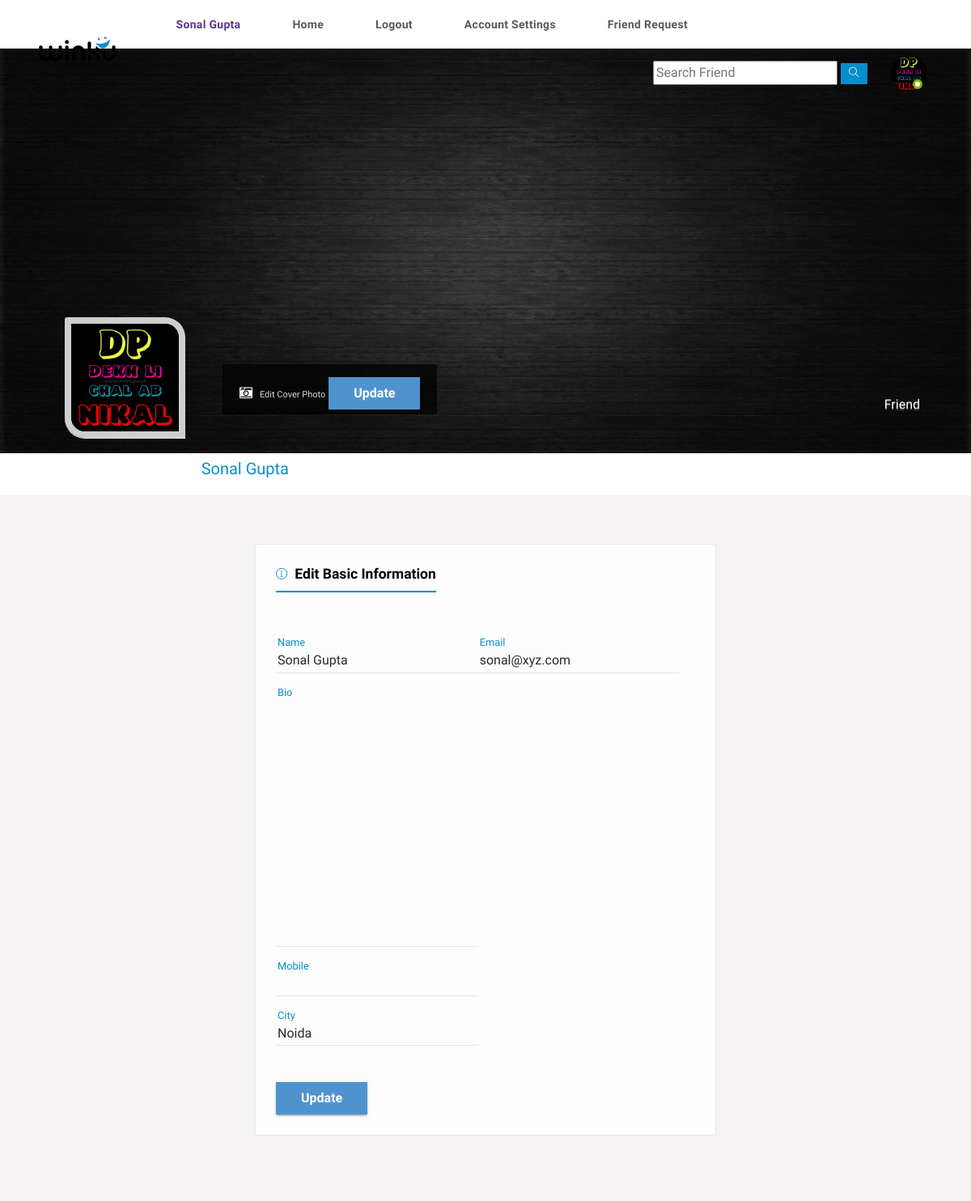
The app's page /edit_profile (signed in) with its own data.
### users/models.py (models this page shows, shortened)
class Profile(models.Model):
    user = models.OneToOneField(User,on_delete=models.CASCADE)
    id = models.UUIDField(primary_key=True,default=uuid.uuid4,editable=False)
    friends =models.ManyToManyField(User,blank=True,null=True,related_name='friends')
    friend_request = models.ManyToManyField(User,blank=True,null=True,related_name='friend_request')
    email = models.CharField(blank=True,null=True,max_length=200)
    name = models.CharField(blank=True,null=True,max_length=200)
    bio = models.TextField(blank=True,null=True)
    mobile = models.CharField(blank=True,null=True,max_length=100)
    thumbimg = models.ImageField(upload_to='thumbnail',default='thumbnail/thumb.jpg')
    profilepic = models.ImageField(upload_to='profile_pic',default='profile_pic/user.png')
    city = models.CharField(blank=True,null=True,max_length=40)

### users/views.py (the view)
# urls.py: path('edit_profile',views.edit_profile,name='edit_profile'),
def edit_profile(request):
    user_info = Profile.objects.get(user=request.user)
    form = ProfileForm(instance=user_info)
    if request.method == 'POST':
        form = ProfileForm(request.POST,request.FILES,instance=user_info)
        if form.is_valid():
            form.save()
            return redirect('edit_profile')
    context = {
        'user_info':user_info,
        'form':form
    }
    return render(request,'edit_profile.html',context)

### users/form.py
class ProfileForm(ModelForm):
    class Meta:
        model = Profile
        fields = ['name','email','bio','mobile','city']

### users/templates/edit_profile.html (shortened to what this page needs)
{% include 'header.html'  %}
{% load static %}
	<section>
		<div class="feature-photo">
			<figure><img src="{{user_info.thumbimg.url}}" alt="" style="height: 500px;"></figure>
			<div class="add-btn">
				<span>{{user_profile.friends.all.count}} Friend</span>
			</div>
			<form class="edit-phto" method="POST" enctype="multipart/form-data" action="edit_profile_thumb">
                <i class="fa fa-camera-retro"></i>
				<label class="fileContainer" >
					Edit Cover Photo
				</label>
                <button type="submit" class="mtr-btn"><span>Update</span></button>
			</form>
			<div class="container-fluid">
				<div class="row merged">
					<div class="col-lg-2 col-sm-3">
						<div class="user-avatar">
							<figure>
								<img src="{{user_info.profilepic.url}}" alt="">
							</figure>
						</div>
					</div>
					<div class="col-lg-10 col-sm-9">
						<div class="timeline-info">
							<ul>
								<li class="admin-name">
								  <h5>{{user_info.name}}</h5>
								</li>
							</ul>
						</div>
					</div>
				</div>
			</div>
		</div>
	</section>
	<section>
		<div class="gap gray-bg">
			<div class="container-fluid">
				<div class="row">
					<div class="col-lg-12">
						<div class="row" id="page-contents">
							<div class="col-lg-3">
							</div>
							<div class="col-lg-6">
								<div class="central-meta">
									<div class="editing-info">
										<h5 class="f-title"><i class="ti-info-alt"></i> Edit Basic Information</h5>
                                        <form action="" method="POST" enctype="multipart/form-data">
                                            {% for field in form %}
                                            <div class="form-group half">
                                                {{field}}
                                                <label class="control-label" for="textarea">{{field.label}}</label><i class="mtrl-select"></i>
                                              </div>
                                            {% endfor %}
                                            <div class="submit-btns">
												<button type="submit" class="mtr-btn"><span>Update</span></button>
											</div>
                                        </form>
									</div>
								</div>
							<div class="col-lg-3">
							</div>
						</div>
					</div>
				</div>
			</div>
		</div>
	</section>

### users/templates/header.html (shortened to what this page needs)
<!DOCTYPE html>
{% load static %}
<html lang="en">
<head>
    <link rel="stylesheet" href="{% static 'css/main.min.css' %}">
    <link rel="stylesheet" href="{% static 'css/style.css' %}">
    <link rel="stylesheet" href="{% static 'css/color.css' %}">
    <link rel="stylesheet" href="{% static 'css/responsive.css' %}">
</head>
<body>
    {% if user.is_authenticated %}
    <div class="theme-layout">
        <div class="topbar stick">
            <div class="logo">
                <a title="" href=""><img src="images/logo.png" alt=""></a>
            </div>
            <div class="top-area">
                <ul class="main-menu">
                    <li >
                        <a href="{% url 'profile' user.profile.id %}" title="" style="color: #5a3693; font-weight: bold;">{{user.profile.name}}</a>
                    </li>
                    <li>
                        <a href="{% url 'home' %}" title="">Home</a>
                    </li>
                    <li>
                        <a href="{% url 'logout' %}" title="">Logout</a>
                    </li>
                    <li>
                        <a href="{% url 'edit_profile' %}" title="">account settings</a>
                    </li>
                    <li>
                        <a href="{% url 'request_list' %}" title="">Friend Request </a>
                    </li>
                </ul>
                <ul class="setting-area">
                    <li>
                        <div class="searched">
                            <form method="post" class="search">
                                <input type="text" placeholder="Search Friend">
                                <button type="button" data-ripple><i class="ti-search"></i></button>
                            </form>
                        </div>
                    </li>
                </ul>
                <div class="user-img">
                    <a href=""><img src="{{user.profile.profilepic.url}}" style="max-width: 44px; border-radius: 50%;;"  alt=""></a>
                    <span class="status f-online"></span>
                </div>
            </div>
        </div>
        {% endif %}

### static/css/color.css (style rules this page uses)
.product-carousel .owl-nav .owl-prev::before, .product-carousel .owl-nav .owl-next::before, .product-caro .owl-prev:hover:before, .product-caro .owl-next:hover:before, .log-reg-area form .forgot-pwd, .log-reg-area form .already-have, .log-reg-area > p a, .top-area > ul > li > a > span, .timeline-info > ul li a.active, .timeline-info > ul li a:hover, .dropdowns > a.more-mesg, .activity-meta > h6 a, .activity-meta > span a:hover, .friend-name > ins, .description > p a, .we-reply, .sidebar .widget li:hover > a, .sidebar .widget li:hover > i, .friend-meta > a, .user-setting > a:hover, .we-comet li a.showmore, .twiter-feed > li p a, .tutor-links > li i, .tutor-links > li:hover, .pepl-info > span, .page-meta > a, .frnds .nav-tabs .nav-item a.active, .f-title i, #work > div a, .basics > li i, .education > li i, .groups > span i, a.forgot-pwd, .friend-meta > h4 a:hover, .x_title > h2, .post-meta .detail > span, .add-btn > a:hover, .top-area > ul.main-menu > li > ul li a:hover, .dropdowns.active > a i, .user-setting > a i, .form-group input.form-file ~ .control-label, .form-group input.has-value ~ .control-label, .form-group input:focus ~ .control-label, .form-group input:valid ~ .control-label, .form-group select ~ .control-label, .form-group textarea.form-file ~ .control-label, .form-group textarea.has-value ~ .control-label, .form-group textarea:focus ~ .control-label, .form-group textarea:valid ~ .control-label, .flaged > h3, .invition .friend-meta a.invite:hover, .more-optns > ul li:hover, .post-title > h4 a:hover, .post-title .p-date a:hover, .l-post .l-post-meta > h4 a:hover, .read:hover, blockquote, .tags > a:hover, .comment-titles > span, .help-list > ul li a:hover i, .carrer-title > h2 > span, .carrer-title > span a, .open-position > h4 a:hover, .option-set.icon-style > li > a.selected, .category-box > i, .getquot-baner > a, .branches-box > ul li i, .help-topic-result > h2 a:hover, .product-name > h5 a:hover, .full-postmeta .shopnow, .prices.style2 ins span, .single-btn > li > a.active, .total-box > ul > li.final-total, .logout-meta > p a, .forum-list table tbody tr td i, .forum-list table tbody tr td a, .widget ul.recent-topics > li > i, .date-n-reply > a, .topic-data > span, .help-list > ul li a:hover, .employer-info h2, .job-detail > ul li i, .company-intro > a { color: #088dcd; }
#nprogress .bar, .timeline-info > ul li a::before, .add-btn > a, .activitiez > li::before, form button, .colla-apps > li a:hover, a.underline:before, .setting-row input:checked + label, .user-avatar:hover .edit-phto, .error-meta > a, .color-bg, .add-butn, .nav.nav-tabs.likes-btn > li a.active, a.dislike-btn, .drop > a:hover, .btn-view.btn-load-more:hover, .accordion .card h5 button[aria-expanded="true"], .chat-head, .f-page > figure em, .inbox-panel-head > ul > li > a, .nav-tabs--left .nav-link.active, .nav-tabs--left .nav-link.active:hover, footer .widget-title h4::before, #topcontrol, .sidebar .widget-title::before, .f-title::before, .g-post-classic > figure > i::after, .purify > a, .help-list > a:hover, .open-position::before, .info > a, .category-box:hover, .category-box.selected, a.main-btn, .section-heading::before, .getquot-baner, .more-branches > h4::before, .is-helpful > a, .cart-optionz > li > a:hover, .paginationz > li a:hover, .paginationz > li a.active, .shopping-cart, a.btn2:hover, .form-submit > input[type="submit"], button.submit-checkout, .delete-cart:hover, .proceed .button, .amount-area .update-cart, a.addnewforum, .apply-bttons > a { background: #088dcd; }

### static/css/responsive.css (style rules this page uses)
@media screen and (max-width: 1281px) and (min-width: 1024px) { .timeline-info { line-height: 51px; } }
@media screen and (max-width: 1281px) and (min-width: 1024px) { .timeline-info .admin-name > h5 { font-size: 20px; } }
@media screen and (max-width: 1281px) and (min-width: 1024px) { .user-avatar { width: 80.2% } }

### records on screen
Profile: thumbimg (picture), profilepic (picture), name "Sonal Gupta", form "Sonal Gupta" "sonal@xyz.com" "Noida"

### other values on screen
{{ user.profile.name }} "Sonal Gupta"
{{ field.label }} "Name" "Email" "Bio" "Mobile" "City"
